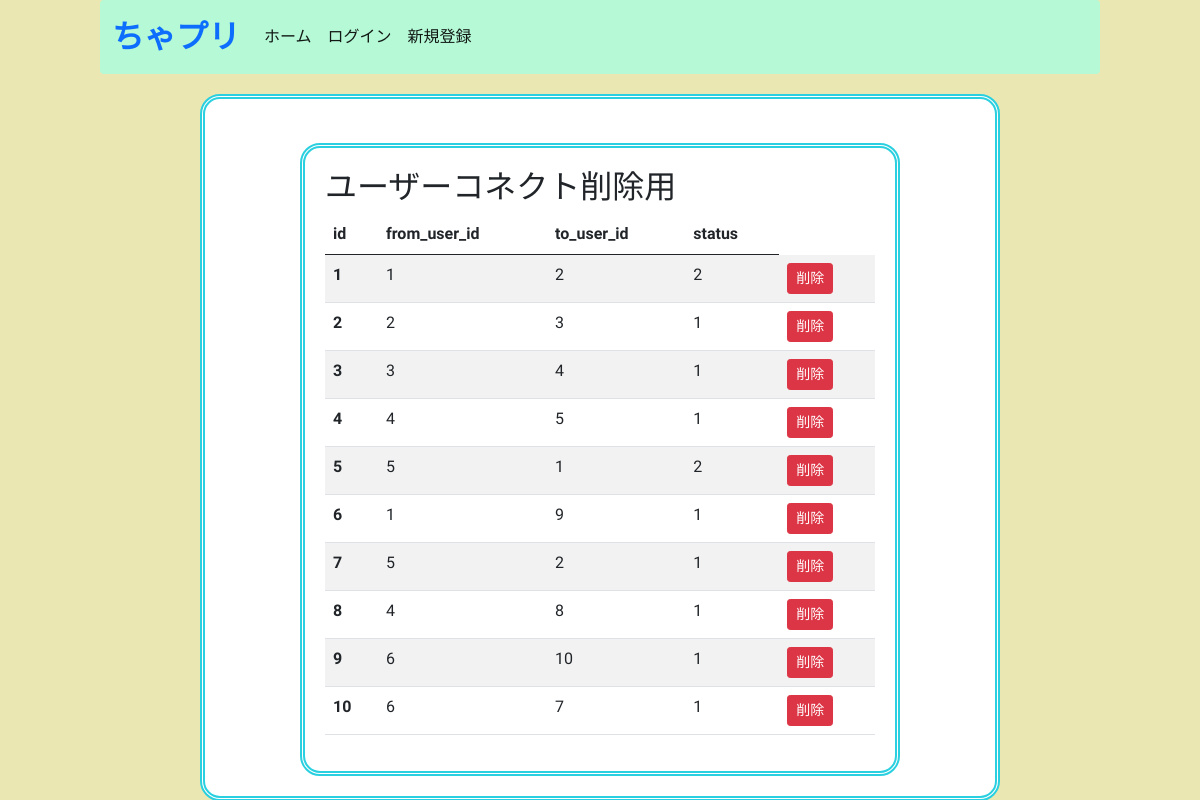
The page /connects on the database its author committed.
### flaskr/models.py (models this page shows, shortened)
class UserConnect(db.Model):
  __tablename__ = 'user_connects'
  id = db.Column(db.Integer, primary_key=True)
  from_user_id = db.Column(
    db.Integer, db.ForeignKey('users.id'), index=True
  )
  to_user_id = db.Column(
    db.Integer, db.ForeignKey('users.id'), index=True
  )
  status = db.Column(db.Integer, unique=False, default=1)
  create_at = db.Column(db.DateTime, default=datetime.now)
  update_at = db.Column(db.DateTime, default=datetime.now)

### flaskr/views.py (the view)
@bp.route('/connects')
def connect_list():
  connects = UserConnect.query.all()
  return render_template('connect_list.html', connects=connects)

### flaskr/templates/connect_list.html
{% extends "base.html" %}
{% block content %}
<div class="container mt-4">
  <h2>ユーザーコネクト削除用</h2>
  <table class="table table-striped">
    <thead>
      <tr>
        <th scope="col">id</th>
        <th scope="col">from_user_id</th>
        <th scope="col">to_user_id</th>
        <th scope="col">status</th>
      </tr>
    </thead>
    <tbody>
      {% for connect in connects %}
      <tr>
        <th scope="row">{{ connect.id }}</th>
        <td>{{ connect.from_user_id }}</td>
        <td>{{ connect.to_user_id }}</td>
        <td>{{ connect.status }}</td>
        <td>
          <form action="{{ url_for('app.connect_delete', id=connect.id) }}" method="POST">
            <input class="btn btn-danger btn-sm" type="submit" value="削除">
          </form>
        </td>
      </tr>
      {% endfor %}
    </tbody>
  </table>
</div>
{% endblock %}

### flaskr/static/css/style.css (style rules this page uses)
body { background-color: #eae7b3; max-width: 1000px; width: 100%; margin: auto; font-family: "Kosugi Maru", sans-serif; font-weight: 400; font-style: normal; }
.container { background-color: #FFF; padding: 20px; border-radius: 20px; border: thick double #2ad0df; margin-top: 20px; max-width: 80%; }

### rows shown on the page
UserConnect: id "1", from_user_id "1", to_user_id "2", status "2"
UserConnect: id "2", from_user_id "2", to_user_id "3", status "1"
UserConnect: id "3", from_user_id "3", to_user_id "4", status "1"
UserConnect: id "4", from_user_id "4", to_user_id "5", status "1"
UserConnect: id "5", from_user_id "5", to_user_id "1", status "2"
UserConnect: id "6", from_user_id "1", to_user_id "9", status "1"
UserConnect: id "7", from_user_id "5", to_user_id "2", status "1"
UserConnect: id "8", from_user_id "4", to_user_id "8", status "1"
UserConnect: id "9", from_user_id "6", to_user_id "10", status "1"
UserConnect: id "10", from_user_id "6", to_user_id "7", status "1"
